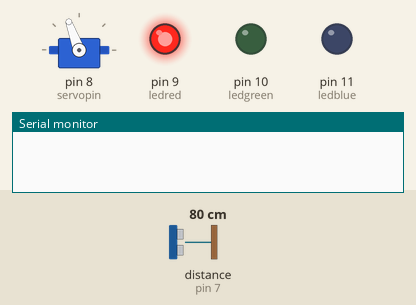
A sketch run on a simulated Arduino Uno, built with avr-gcc and run on an emulated ATmega328P. On the bench: servo, output pins drawn as LEDs (lit = HIGH), the last lines printed to the serial monitor. Wiring (inferred from the names in the program): ultrasonic range finder: trigger pin 6; echo pin 7. The test bench sets the inputs (shaded band); at power-on: distance to the obstacle (sensor on pin 7) 80 cm. The echo pulse lasts 58.3 µs per cm; pins used as bus, display or sensor lines are not drawn.

Above: at 1.2 s.
1.3 s: distance to the obstacle (sensor on pin 7) set to 12 cm
2.8 s: distance to the obstacle (sensor on pin 7) set to 9 cm
At 3.7 s:
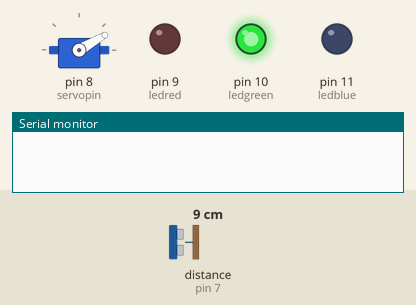
4.3 s: distance to the obstacle (sensor on pin 7) set to 18 cm
At 6.1 s:
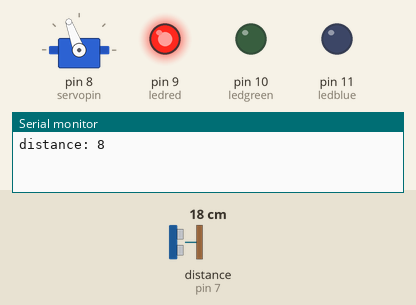
7.3 s: distance to the obstacle (sensor on pin 7) set to 2 cm
At 8.3 s:
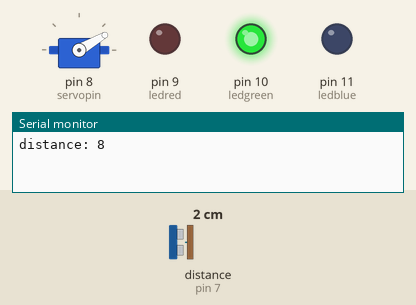
Timing chart, 0 to 9.8 s (numbered marks = the images above; inputs shaded):
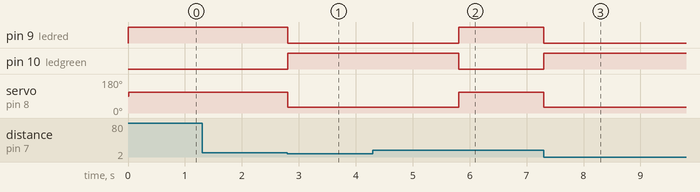

The sketch:

project.ino
```cpp
#include <Servo.h>  //servo library
Servo sg90;
const int ledred = 9;
const int ledgreen = 10;
const int ledblue = 11;
int servopin = 8;
int echo = 7;
int trig = 6;
int distance;
int duration;
void setup() {
  Serial.begin(9600);
  sg90.attach(servopin);
  pinMode(trig, OUTPUT);
  pinMode(echo, INPUT);
  pinMode(ledred, OUTPUT);
  pinMode(ledgreen, OUTPUT);
  pinMode(ledblue, OUTPUT);
}

void loop() {
  digitalWrite(trig, 0);
  delay(2);
  digitalWrite(trig, 1);
  delayMicroseconds(10);
  digitalWrite(trig, 0);
  duration = pulseIn(echo,1);
  distance = duration * 0.034 / 2;

  if (distance < 10) {
    analogWrite(ledred, 0);
    analogWrite(ledgreen, 255);
    analogWrite(ledblue, 0);
    sg90.write(30);
    delay(3000);
    Serial.print("distance: ");
    Serial.println(distance);
  } else {
    analogWrite(ledred, 255);
    analogWrite(ledgreen, 0);
    analogWrite(ledblue, 0);
    sg90.write(110);
  }
}
```

Measured:
- the behaviour switches between 11 and 10 cm on distance to the obstacle (sensor on pin 7) (found by bisection; images 0 and 1)
- after the input at 1.3 s, every drawn part: stays the same
- after the input at 2.8 s, pin 9 (ledred): HIGH → LOW at once; pin 10 (ledgreen): LOW → HIGH at once; servo on pin 8 (servopin): 110° → 30° at once
- after the input at 4.3 s, pin 9 (ledred): LOW → HIGH after 1.5 s; pin 10 (ledgreen): HIGH → LOW after 1.5 s; servo on pin 8 (servopin): 30° → 110° after 1.5 s
- after the input at 7.3 s, pin 9 (ledred): HIGH → LOW at once; pin 10 (ledgreen): LOW → HIGH at once; servo on pin 8 (servopin): 110° → 30° at once
